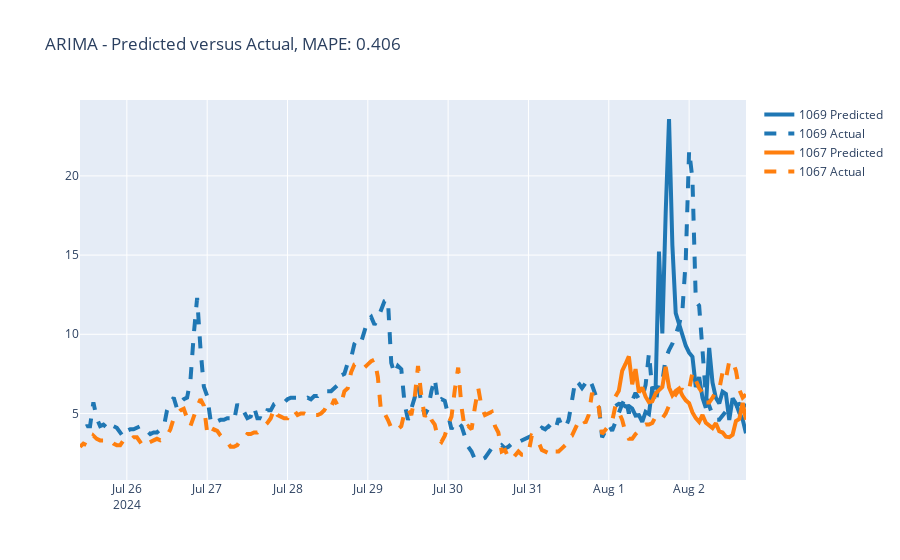

The notebook cell saved with this chart:
### Code cell
graph_forecast(concatted_df_arima, "ARIMA")
